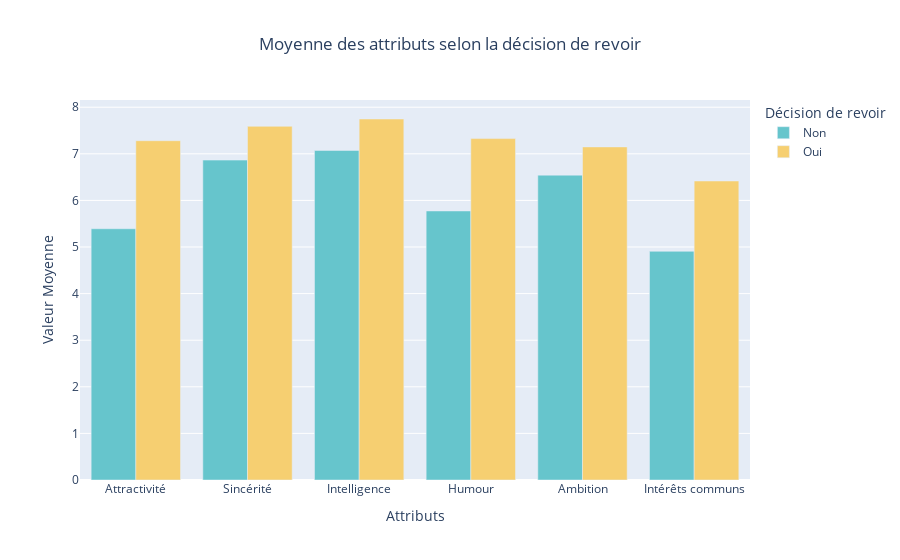

This figure's notebook cell:
### Code cell
#Visualisation des moyennes des notes des attributs selon la décision prise
fig = px.bar(melted_df, x="variable", y="value", color="dec", barmode="group", 
             title="Moyenne des attributs selon la décision de revoir", color_discrete_sequence=px.colors.qualitative.Pastel)
fig.update_layout(title_x=0.5, xaxis_title="Attributs",  yaxis_title="Valeur Moyenne", legend_title="Décision de revoir")

### Figure 1 — Plotly figure (JSON) as saved in the notebook; plotly's stock layout.template omitted (floating-point values rounded to 4 significant figures)
{"data": [{"alignmentgroup": "True", "hovertemplate": "dec=Non<br>variable=%{x}<br>value=%{y}<extra></extra>", "legendgroup": "Non", "marker": {"color": "rgb(102, 197, 204)", "pattern": {"shape": ""}}, "name": "Non", "offsetgroup": "Non", "orientation": "v", "showlegend": true, "textposition": "auto", "type": "bar", "x": ["Attractivité", "Sincérité", "Intelligence", "Humour", "Ambition", "Intérêts communs"], "xaxis": "x", "y": [5.392, 6.865, 7.072, 5.773, 6.542, 4.908], "yaxis": "y"}, {"alignmentgroup": "True", "hovertemplate": "dec=Oui<br>variable=%{x}<br>value=%{y}<extra></extra>", "legendgroup": "Oui", "marker": {"color": "rgb(246, 207, 113)", "pattern": {"shape": ""}}, "name": "Oui", "offsetgroup": "Oui", "orientation": "v", "showlegend": true, "textposition": "auto", "type": "bar", "x": ["Attractivité", "Sincérité", "Intelligence", "Humour", "Ambition", "Intérêts communs"], "xaxis": "x", "y": [7.281, 7.59, 7.747, 7.327, 7.148, 6.417], "yaxis": "y"}], "layout": {"barmode": "group", "legend": {"title": {"text": "Décision de revoir"}, "tracegroupgap": 0}, "title": {"text": "Moyenne des attributs selon la décision de revoir", "x": 0.5}, "xaxis": {"anchor": "y", "domain": [0, 1], "title": {"text": "Attributs"}}, "yaxis": {"anchor": "x", "domain": [0, 1], "title": {"text": "Valeur Moyenne"}}}}
